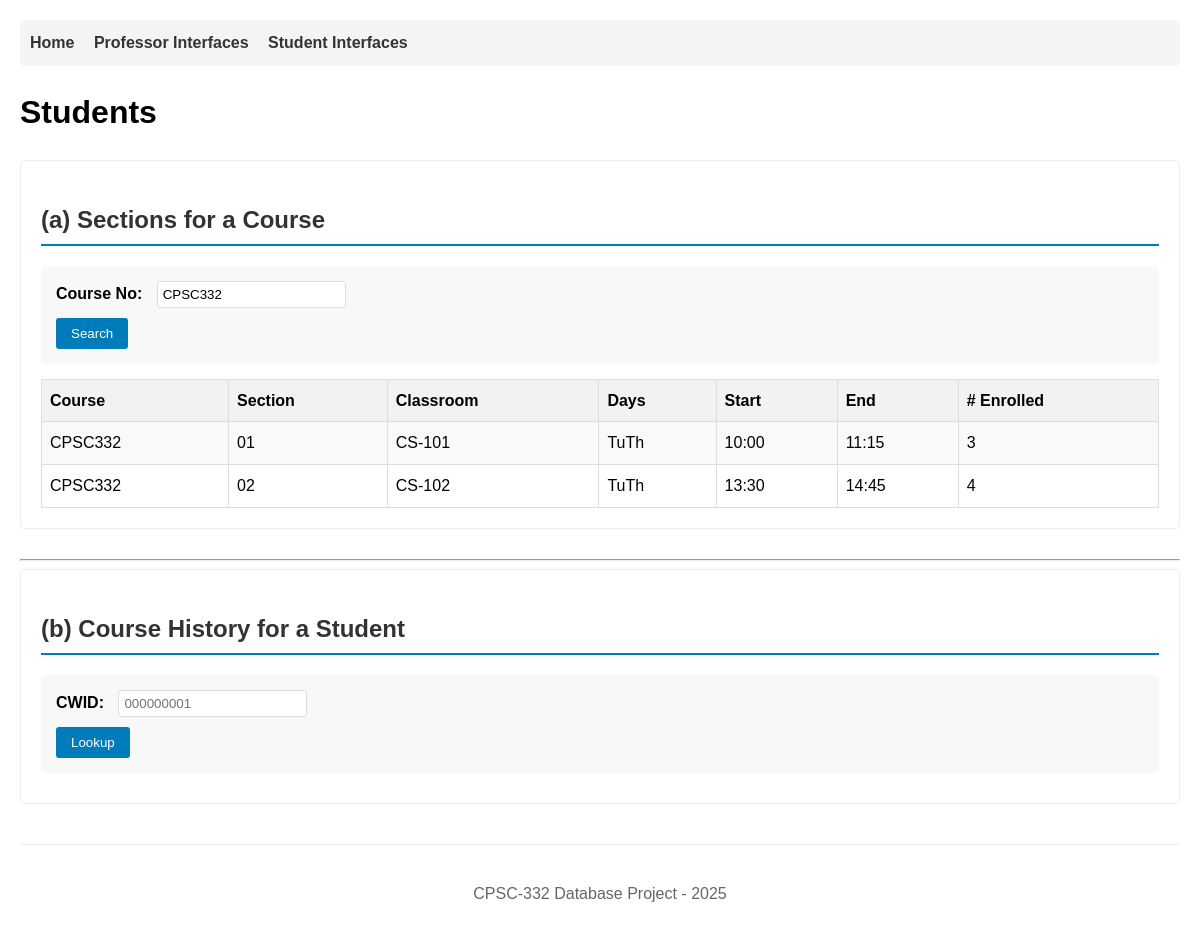
Screenshot of /students.php?course_no=CPSC332 with the database file from the repository.
### tables this page shows
CREATE TABLE sections (
  course_no      VARCHAR(10) NOT NULL,
  section_no     VARCHAR(8)  NOT NULL,
  classroom      VARCHAR(50),
  seats          INT,
  meeting_days   VARCHAR(10),        
  start_time     TIME,
  end_time       TIME,
  professor_ssn  CHAR(9) NOT NULL,
  PRIMARY KEY (course_no, section_no),
  CONSTRAINT fk_sec_course FOREIGN KEY (course_no) REFERENCES courses(course_no),
  CONSTRAINT fk_sec_prof   FOREIGN KEY (professor_ssn) REFERENCES professors(ssn)
);

### public/students.php (the view, shortened to what this page needs)
<?php
$pdo = db();
$sections = [];
if (isset($_GET['course_no'])) {
  $stmt = $pdo->prepare("
    SELECT s.course_no, s.section_no, s.classroom, s.meeting_days, s.start_time, s.end_time,
           COUNT(e.id) AS enrolled
    FROM sections s
    LEFT JOIN enrollments e
      ON e.course_no = s.course_no AND e.section_no = s.section_no
    WHERE s.course_no = ?
    GROUP BY s.course_no, s.section_no, s.classroom, s.meeting_days, s.start_time, s.end_time
    ORDER BY s.section_no
  ");
  $stmt->execute([$_GET['course_no']]);
  $sections = $stmt->fetchAll();
}
ob_start(); ?>
<section>
  <h2>(a) Sections for a Course</h2>
  <form method="get">
    <label>Course No: <input name="course_no" placeholder="CPSC332"
      value="<?= htmlspecialchars($_GET['course_no'] ?? '') ?>"></label>
    <button type="submit">Search</button>
  </form>
  <?php if ($sections): ?>
    <table>
      <tr><th>Course</th><th>Section</th><th>Classroom</th><th>Days</th><th>Start</th><th>End</th><th># Enrolled</th></tr>
      <?php foreach ($sections as $r): ?>
        <tr>
          <td><?= htmlspecialchars($r['course_no']) ?></td>
          <td><?= htmlspecialchars($r['section_no']) ?></td>
          <td><?= htmlspecialchars($r['classroom']) ?></td>
          <td><?= htmlspecialchars($r['meeting_days']) ?></td>
          <td><?= htmlspecialchars(substr($r['start_time'],0,5)) ?></td>
          <td><?= htmlspecialchars(substr($r['end_time'],0,5)) ?></td>
          <td><?= (int)$r['enrolled'] ?></td>
        </tr>
      <?php endforeach; ?>
    </table>
  <?php elseif (isset($_GET['course_no'])): ?>
    <p>No sections found.</p>
  <?php endif; ?>
</section>
<hr>
<section>
  <h2>(b) Course History for a Student</h2>
  <form method="get">
    <label>CWID: <input name="cw_id" placeholder="000000001"
      value="<?= htmlspecialchars($_GET['cw_id'] ?? '') ?>"></label>
    <button type="submit">Lookup</button>
  </form>
</section>
<?php
require __DIR__ . '/../app/views/layout.php';

### app/views/layout.php (style rules this page uses)
body { font-family: Arial, sans-serif; max-width: 1200px; margin: 0 auto; padding: 20px; line-height: 1.6; }
table { border-collapse: collapse; width: 100%; margin-top: 15px; }
th, td { border: 1px solid #ddd; padding: 8px; text-align: left; }
th { background-color: #f2f2f2; font-weight: bold; }
tr:nth-child(even) { background-color: #f9f9f9; }
form { background: #f8f8f8; padding: 15px; border-radius: 5px; margin: 10px 0; }
form label { display: block; margin-bottom: 10px; font-weight: bold; }
form input { padding: 5px; margin-left: 10px; border: 1px solid #ddd; border-radius: 3px; }
button { background: #007cba; color: white; padding: 8px 15px; border: none; border-radius: 3px; cursor: pointer; }
section { margin-bottom: 30px; padding: 20px; border: 1px solid #eee; border-radius: 5px; }
h2 { color: #333; border-bottom: 2px solid #007cba; padding-bottom: 5px; }

### rows the page displays
sections: course_no "CPSC332", section_no "01", classroom "CS-101", meeting_days "TuTh", start_time "10:00", end_time "11:15", enrolled "3"
sections: course_no "CPSC332", section_no "02", classroom "CS-102", meeting_days "TuTh", start_time "13:30", end_time "14:45", enrolled "4"

### other values shown
$title "Students"
